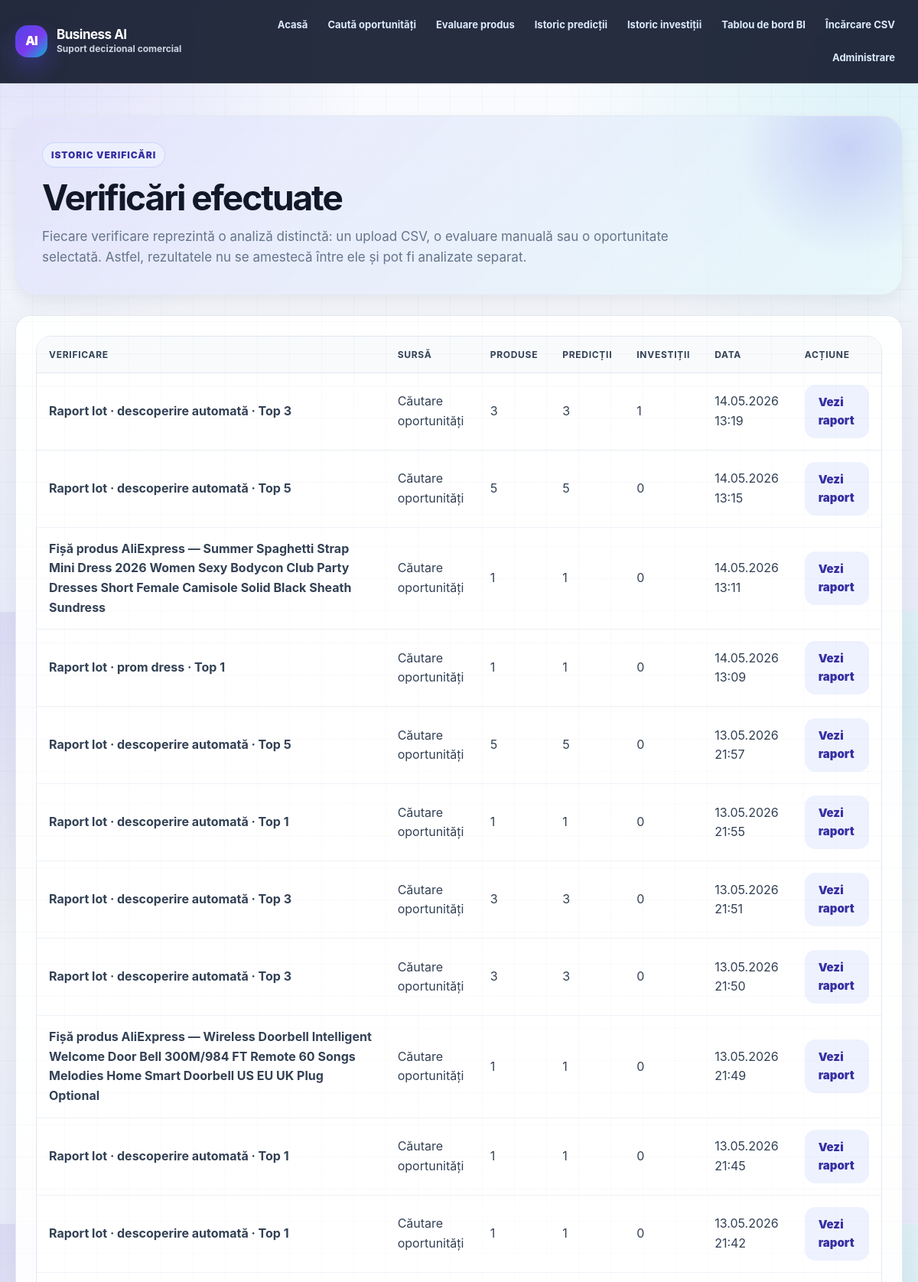
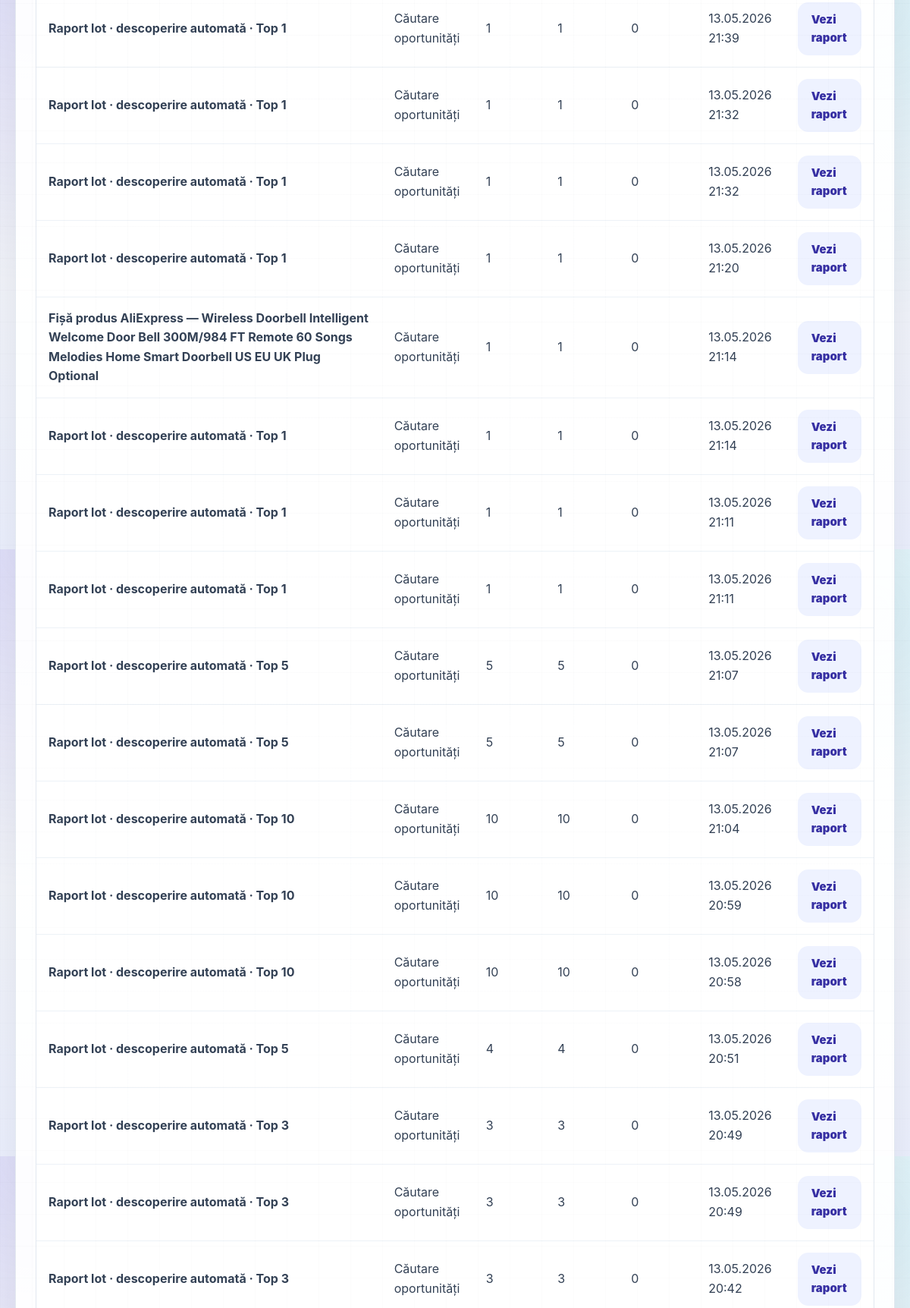
Page /predictii/istoric/ (upper part) on the committed database (2 pictures, top to bottom).
### analytics/models.py (models this page shows, shortened)
class AnalysisRun(models.Model):
    SOURCE_MANUAL = "manual"
    SOURCE_CSV_UPLOAD = "csv_upload"
    SOURCE_DISCOVERY = "discovery"
    SOURCE_EBAY_API = "ebay_api"
    SOURCE_CSV_FALLBACK = "csv_fallback"
    SOURCE_CHOICES = [
        (SOURCE_MANUAL, "Evaluare manuală"),
        (SOURCE_CSV_UPLOAD, "Încărcare CSV"),
        (SOURCE_DISCOVERY, "Căutare oportunități"),
        (SOURCE_EBAY_API, "eBay API"),
        (SOURCE_CSV_FALLBACK, "CSV fallback"),
    ]
    STATUS_CREATED = "created"
    STATUS_COMPLETED = "completed"
    STATUS_ERROR = "error"
    STATUS_CHOICES = [
        (STATUS_CREATED, "Creată"),
        (STATUS_COMPLETED, "Finalizată"),
        (STATUS_ERROR, "Eroare"),
    ]
    title = models.CharField(max_length=255)
    source_type = models.CharField(max_length=40, choices=SOURCE_CHOICES, default=SOURCE_MANUAL)
    keyword = models.CharField(max_length=200, blank=True)
    source_file_name = models.CharField(max_length=255, blank=True)
    products_count = models.PositiveIntegerField(default=0)
    predictions_count = models.PositiveIntegerField(default=0)
    investment_count = models.PositiveIntegerField(default=0)
    status = models.CharField(max_length=30, choices=STATUS_CHOICES, default=STATUS_CREATED)
    notes = models.TextField(blank=True)
    created_at = models.DateTimeField(default=timezone.now)
    updated_at = models.DateTimeField(auto_now=True)
    class Meta:
        ordering = ["-created_at"]
        verbose_name = "Verificare analiză"
        verbose_name_plural = "Verificări analiză"

### predictions/views.py (the view)
# urls.py: path('istoric/', views.prediction_history, name='prediction_history'),
def prediction_history(request):
    analysis_runs = AnalysisRun.objects.all()
    legacy_runs = PredictionRun.objects.select_related('product').filter(analysis_run__isnull=True)[:25]
    return render(request, 'predictions/prediction_history.html', {
        'analysis_runs': analysis_runs,
        'legacy_runs': legacy_runs,
    })

### templates/predictions/prediction_history.html (shortened to what this page needs)
{% extends 'base.html' %}
{% block content %}
<div class="page-header">
  <div class="page-eyebrow">Istoric verificări</div>
  <h1>Verificări efectuate</h1>
  <p class="page-subtitle">
    Fiecare verificare reprezintă o analiză distinctă: un upload CSV, o evaluare manuală sau o oportunitate selectată.
    Astfel, rezultatele nu se amestecă între ele și pot fi analizate separat.
  </p>
</div>
<div class="card">
  <div class="table-wrapper">
    <table>
      <thead>
        <tr>
          <th>Verificare</th>
          <th>Sursă</th>
          <th>Produse</th>
          <th>Predicții</th>
          <th>Investiții</th>
          <th>Data</th>
          <th>Acțiune</th>
        </tr>
      </thead>
      <tbody>
      {% for item in analysis_runs %}
        <tr>
          <td><strong>{{ item.title }}</strong></td>
          <td>{{ item.get_source_type_display }}</td>
          <td>{{ item.products_count }}</td>
          <td>{{ item.predictions_count }}</td>
          <td>{{ item.investment_count }}</td>
          <td>{{ item.created_at|date:"d.m.Y H:i" }}</td>
          <td><a class="btn btn-ghost" href="/analize/verificare/{{ item.id }}/">Vezi raport</a></td>
        </tr>
      {% empty %}
        <tr><td colspan="7" class="empty-state">Nu există încă verificări salvate.</td></tr>
      {% endfor %}
      </tbody>
    </table>
  </div>
</div>
{% endblock %}

### static/css/app.css (style rules this page uses)
:root { --bg: #f5f7fb; --bg-2: #eef2ff; --surface: #ffffff; --surface-soft: #f8fafc; --text: #111827; --muted: #64748b; --muted-2: #94a3b8; --border: #e2e8f0; --primary: #4f46e5; --primary-dark: #3730a3; --primary-soft: #eef2ff; --accent: #7c3aed; --cyan: #06b6d4; --success: #16a34a; --success-soft: #dcfce7; --warning: #d97706; --warning-soft: #fef3c7; --danger: #dc2626; --danger-soft: #fee2e2; --shadow-sm: 0 8px 18px rgba(15, 23, 42, 0.06); --shadow: 0 24px 70px rgba(15, 23, 42, 0.10); --radius-sm: 12px; --radius: 20px; --radius-lg: 28px; }
* { box-sizing: border-box; }
html { scroll-behavior: smooth; }
body { margin: 0; min-height: 100vh; font-family: Inter, ui-sans-serif, system-ui, -apple-system, BlinkMacSystemFont, "Segoe UI", sans-serif; color: var(--text); background: radial-gradient(circle at 4% 0%, rgba(79, 70, 229, 0.16), transparent 28rem), radial-gradient(circle at 96% 10%, rgba(6, 182, 212, 0.12), transparent 26rem), linear-gradient(180deg, #fbfdff 0%, var(--bg) 48%, #eef2ff 100%); line-height: 1.6; }
body::before { content: ""; position: fixed; inset: 0; pointer-events: none; background-image: linear-gradient(rgba(15, 23, 42, 0.025) 1px, transparent 1px), linear-gradient(90deg, rgba(15, 23, 42, 0.025) 1px, transparent 1px); background-size: 42px 42px; mask-image: linear-gradient(to bottom, black, transparent 70%); }
a { color: var(--primary); text-decoration: none; font-weight: 700; }
.page-header, .hero { position: relative; overflow: hidden; border-radius: var(--radius-lg); padding: 34px; margin-bottom: 26px; background: linear-gradient(135deg, rgba(79, 70, 229, 0.12), rgba(6, 182, 212, 0.08)), rgba(255, 255, 255, 0.74); border: 1px solid rgba(226, 232, 240, 0.9); box-shadow: var(--shadow-sm); }
.page-header::after, .hero::after { content: ""; position: absolute; right: -90px; top: -120px; width: 320px; height: 320px; border-radius: 999px; background: radial-gradient(circle, rgba(79, 70, 229, 0.20), transparent 64%); }
.page-eyebrow { position: relative; z-index: 1; display: inline-flex; align-items: center; gap: 8px; color: var(--primary-dark); background: rgba(238, 242, 255, 0.85); border: 1px solid rgba(199, 210, 254, 0.9); border-radius: 999px; padding: 6px 11px; font-size: 12px; font-weight: 900; letter-spacing: .08em; text-transform: uppercase; margin-bottom: 14px; }
h1, h2, h3 { color: var(--text); letter-spacing: -0.045em; line-height: 1.12; }
h1 { position: relative; z-index: 1; margin: 0 0 12px; font-size: clamp(30px, 4vw, 46px); max-width: 920px; }
.page-subtitle, .lead { position: relative; z-index: 1; max-width: 880px; margin: 0; color: var(--muted); font-size: 17px; }
.card { background: rgba(255, 255, 255, 0.92); border: 1px solid rgba(226, 232, 240, 0.95); border-radius: var(--radius); box-shadow: var(--shadow); padding: 26px; margin-bottom: 24px; }
button, .btn, .button, input[type="submit"] { display: inline-flex; align-items: center; justify-content: center; gap: 8px; min-height: 44px; border: 0; border-radius: 14px; padding: 11px 18px; background: linear-gradient(135deg, var(--primary), var(--accent)); color: #fff !important; font-weight: 900; font-size: 15px; cursor: pointer; box-shadow: 0 15px 28px rgba(79, 70, 229, 0.24); transition: transform .2s ease, box-shadow .2s ease, filter .2s ease; }
.btn-ghost { color: var(--primary-dark) !important; background: var(--primary-soft); box-shadow: none; }
.table-wrapper { overflow-x: auto; border: 1px solid var(--border); border-radius: var(--radius); background: #fff; }
table { width: 100%; border-collapse: collapse; background: #fff; }
th { background: #f8fafc; color: #334155; font-size: 12px; text-align: left; text-transform: uppercase; letter-spacing: .06em; padding: 14px 16px; border-bottom: 1px solid var(--border); }
td { padding: 15px 16px; border-bottom: 1px solid #edf2f7; color: #334155; vertical-align: middle; }

### rows in the picture
AnalysisRun: title "Raport lot · descoperire automată · Top 3", source_type "Căutare oportunități", products_count "3", predictions_count "3", investment_count "1", created_at "14.05.2026 13:19"
AnalysisRun: title "Raport lot · descoperire automată · Top 5", source_type "Căutare oportunități", products_count "5", predictions_count "5", investment_count "0", created_at "14.05.2026 13:15"
AnalysisRun: title "Fișă produs AliExpress — Summer Spaghetti Strap Mini Dress 2026 Women Sexy Bodycon Club Party Dresses Short Female Camisole Solid Black Sheath Sundress", source_type "Căutare oportunități", products_count "1", predictions_count "1", investment_count "0", created_at "14.05.2026 13:11"
AnalysisRun: title "Raport lot · prom dress · Top 1", source_type "Căutare oportunități", products_count "1", predictions_count "1", investment_count "0", created_at "14.05.2026 13:09"
AnalysisRun: title "Raport lot · descoperire automată · Top 5", source_type "Căutare oportunități", products_count "5", predictions_count "5", investment_count "0", created_at "13.05.2026 21:57"
AnalysisRun: title "Raport lot · descoperire automată · Top 1", source_type "Căutare oportunități", products_count "1", predictions_count "1", investment_count "0", created_at "13.05.2026 21:55"
AnalysisRun: title "Raport lot · descoperire automată · Top 3", source_type "Căutare oportunități", products_count "3", predictions_count "3", investment_count "0", created_at "13.05.2026 21:51"
AnalysisRun: title "Raport lot · descoperire automată · Top 3", source_type "Căutare oportunități", products_count "3", predictions_count "3", investment_count "0", created_at "13.05.2026 21:50"
AnalysisRun: title "Fișă produs AliExpress — Wireless Doorbell Intelligent Welcome Door Bell 300M/984 FT Remote 60 Songs Melodies Home Smart Doorbell US EU UK Plug Optional", source_type "Căutare oportunități", products_count "1", predictions_count "1", investment_count "0", created_at "13.05.2026 21:49"
AnalysisRun: title "Raport lot · descoperire automată · Top 1", source_type "Căutare oportunități", products_count "1", predictions_count "1", investment_count "0", created_at "13.05.2026 21:45"
AnalysisRun: title "Raport lot · descoperire automată · Top 1", source_type "Căutare oportunități", products_count "1", predictions_count "1", investment_count "0", created_at "13.05.2026 21:42"
AnalysisRun: title "Raport lot · descoperire automată · Top 1", source_type "Căutare oportunități", products_count "1", predictions_count "1", investment_count "0", created_at "13.05.2026 21:39"
AnalysisRun: title "Raport lot · descoperire automată · Top 1", source_type "Căutare oportunități", products_count "1", predictions_count "1", investment_count "0", created_at "13.05.2026 21:32"
AnalysisRun: title "Raport lot · descoperire automată · Top 1", source_type "Căutare oportunități", products_count "1", predictions_count "1", investment_count "0", created_at "13.05.2026 21:32"
AnalysisRun: title "Raport lot · descoperire automată · Top 1", source_type "Căutare oportunități", products_count "1", predictions_count "1", investment_count "0", created_at "13.05.2026 21:20"
AnalysisRun: title "Fișă produs AliExpress — Wireless Doorbell Intelligent Welcome Door Bell 300M/984 FT Remote 60 Songs Melodies Home Smart Doorbell US EU UK Plug Optional", source_type "Căutare oportunități", products_count "1", predictions_count "1", investment_count "0", created_at "13.05.2026 21:14"
AnalysisRun: title "Raport lot · descoperire automată · Top 1", source_type "Căutare oportunități", products_count "1", predictions_count "1", investment_count "0", created_at "13.05.2026 21:14"
AnalysisRun: title "Raport lot · descoperire automată · Top 1", source_type "Căutare oportunități", products_count "1", predictions_count "1", investment_count "0", created_at "13.05.2026 21:11"
AnalysisRun: title "Raport lot · descoperire automată · Top 1", source_type "Căutare oportunități", products_count "1", predictions_count "1", investment_count "0", created_at "13.05.2026 21:11"
AnalysisRun: title "Raport lot · descoperire automată · Top 5", source_type "Căutare oportunități", products_count "5", predictions_count "5", investment_count "0", created_at "13.05.2026 21:07"
AnalysisRun: title "Raport lot · descoperire automată · Top 5", source_type "Căutare oportunități", products_count "5", predictions_count "5", investment_count "0", created_at "13.05.2026 21:07"
AnalysisRun: title "Raport lot · descoperire automată · Top 10", source_type "Căutare oportunități", products_count "10", predictions_count "10", investment_count "0", created_at "13.05.2026 21:04"
AnalysisRun: title "Raport lot · descoperire automată · Top 10", source_type "Căutare oportunități", products_count "10", predictions_count "10", investment_count "0", created_at "13.05.2026 20:59"
AnalysisRun: title "Raport lot · descoperire automată · Top 10", source_type "Căutare oportunități", products_count "10", predictions_count "10", investment_count "0", created_at "13.05.2026 20:58"
AnalysisRun: title "Raport lot · descoperire automată · Top 5", source_type "Căutare oportunități", products_count "4", predictions_count "4", investment_count "0", created_at "13.05.2026 20:51"
AnalysisRun: title "Raport lot · descoperire automată · Top 3", source_type "Căutare oportunități", products_count "3", predictions_count "3", investment_count "0", created_at "13.05.2026 20:49"
AnalysisRun: title "Raport lot · descoperire automată · Top 3", source_type "Căutare oportunități", products_count "3", predictions_count "3", investment_count "0", created_at "13.05.2026 20:49"
AnalysisRun: title "Raport lot · descoperire automată · Top 3", source_type "Căutare oportunități", products_count "3", predictions_count "3", investment_count "0", created_at "13.05.2026 20:42"
